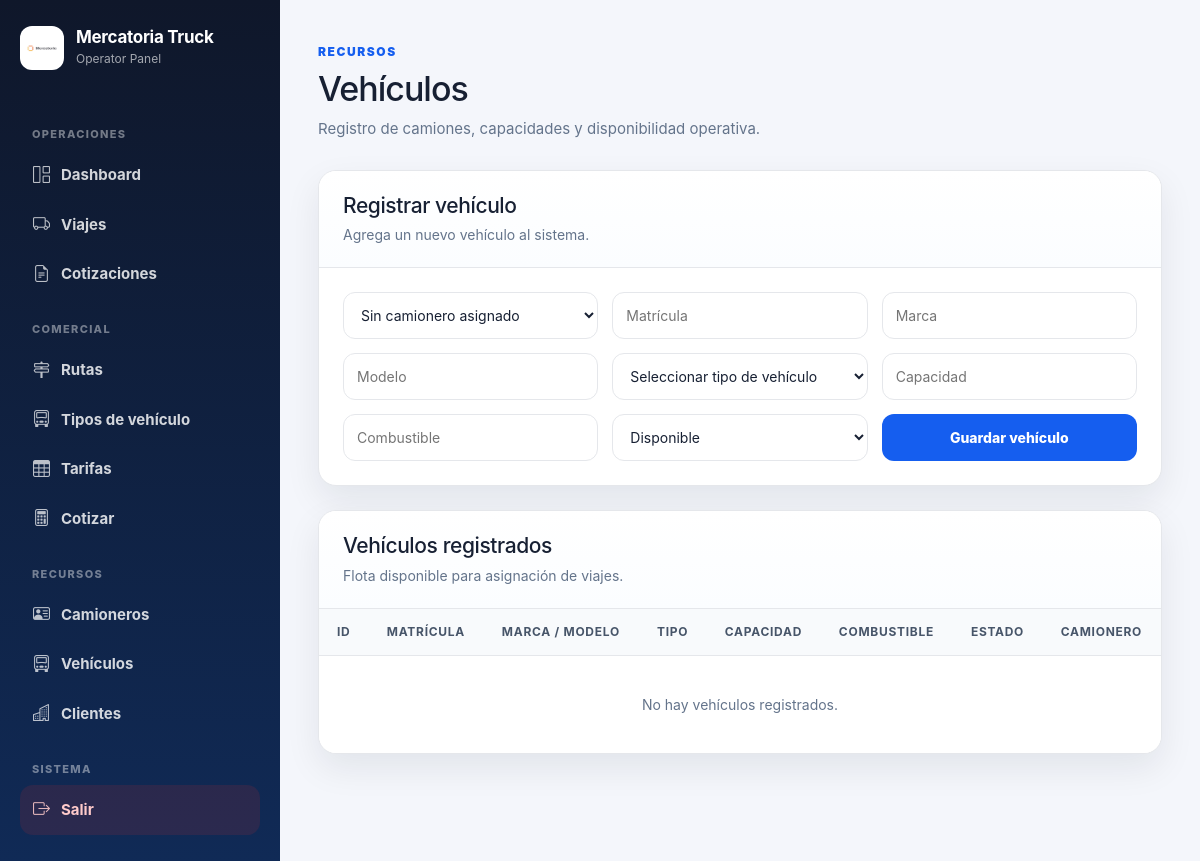
The page /vehiculos on the database as committed earlier.
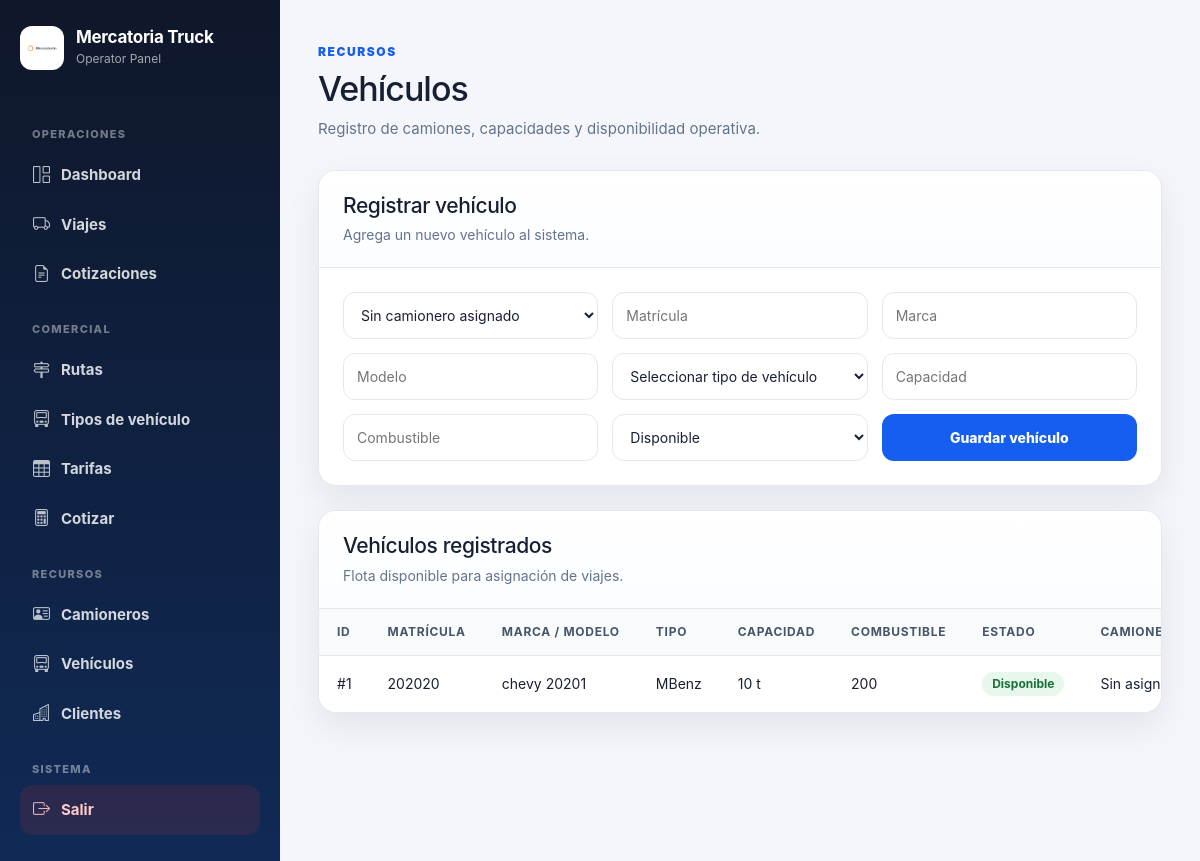
The same page on the database as committed later.
### tables this page shows
CREATE TABLE vehiculos (
        id INTEGER PRIMARY KEY AUTOINCREMENT,
        camionero_id INTEGER,
        matricula TEXT,
        marca TEXT,
        modelo TEXT,
        tipo TEXT,
        capacidad TEXT,
        combustible TEXT,
        estado TEXT DEFAULT 'Disponible',
        activo INTEGER DEFAULT 1,
        fecha_creacion TEXT DEFAULT CURRENT_TIMESTAMP
    , tipo_vehiculo_id INTEGER);

### routes/vehiculos.py (the view, shortened to what this page needs)
@vehiculos_bp.route("/vehiculos", methods=["GET", "POST"])
def vehiculos():
    conexion = conectar()
    cursor = conexion.cursor()
    cursor.execute("""
        SELECT id, nombre
        FROM camioneros
        WHERE activo = 1
        ORDER BY nombre ASC
    """)
    camioneros = cursor.fetchall()
    cursor.execute("""
        SELECT nombre
        FROM tipos_vehiculo
        WHERE activo = 1
        ORDER BY nombre ASC
    """)
    tipos_vehiculo = cursor.fetchall()
    cursor.execute("""
        SELECT
            v.id,
            v.matricula,
            v.marca,
            v.modelo,
            v.tipo,
            v.capacidad,
            v.combustible,
            v.estado,
            c.nombre
        FROM vehiculos v
        LEFT JOIN camioneros c ON c.id = v.camionero_id
        WHERE v.activo = 1
        ORDER BY v.id DESC
    """)
    vehiculos_guardados = cursor.fetchall()
    conexion.close()
    return render_template(
        "vehiculos.html",
        vehiculos=vehiculos_guardados,
        camioneros=camioneros,
        tipos_vehiculo=tipos_vehiculo
    )

### database.py (called while the page is built)
def conectar():
    con = sqlite3.connect(DATABASE_NAME)
    con.row_factory = sqlite3.Row
    return con

### templates/vehiculos.html (shortened to what this page needs)
{% extends "admin/base_admin.html" %}
{% block contenido %}
<div class="page-header">
    <div>
        <span class="eyebrow">Recursos</span>
        <h1>Vehículos</h1>
        <p>Registro de camiones, capacidades y disponibilidad operativa.</p>
    </div>
</div>
<section class="panel">
    <div class="panel-header">
        <div>
            <h2>Registrar vehículo</h2>
            <p>Agrega un nuevo vehículo al sistema.</p>
        </div>
    </div>
    <form method="POST" class="form-grid">
        <select name="camionero_id">
            <option value="">Sin camionero asignado</option>
        </select>
        <input type="text" name="matricula" placeholder="Matrícula" required>
        <input type="text" name="marca" placeholder="Marca">
        <input type="text" name="modelo" placeholder="Modelo">
        <select name="tipo" required>
            <option value="">Seleccionar tipo de vehículo</option>
        </select>
        <input type="text" name="capacidad" placeholder="Capacidad" required>
        <input type="text" name="combustible" placeholder="Combustible" required>
        <select name="estado">
            <option value="Disponible">Disponible</option>
        </select>
        <button type="submit" class="btn-submit">Guardar vehículo</button>
    </form>
</section>
<section class="panel panel-spaced">
    <div class="panel-header">
        <div>
            <h2>Vehículos registrados</h2>
            <p>Flota disponible para asignación de viajes.</p>
        </div>
    </div>
    <div class="table-wrapper">
        <table class="data-table">
            <thead>
                <tr>
                    <th>ID</th>
                    <th>Matrícula</th>
                    <th>Marca / Modelo</th>
                    <th>Tipo</th>
                    <th>Capacidad</th>
                    <th>Combustible</th>
                    <th>Estado</th>
                    <th>Camionero</th>
                </tr>
            </thead>
            <tbody>
                {% for v in vehiculos %}
                <tr>
                    <td>#{{ v[0] }}</td>
                    <td>{{ v[1] }}</td>
                    <td>{{ v[2] }} {{ v[3] }}</td>
                    <td>{{ v[4] }}</td>
                    <td>{{ v[5] }}</td>
                    <td>{{ v[6] }}</td>
                    <td>
                        <span class="badge badge-vehiculo {{ v[7]|lower|replace(' ', '-') }}">
                            {{ v[7] }}
                        </span>
                    </td>
                    <td>{{ v[8] if v[8] else "Sin asignar" }}</td>
                </tr>
                {% else %}
                <tr>
                    <td colspan="8" class="empty-state">No hay vehículos registrados.</td>
                </tr>
                {% endfor %}
            </tbody>
        </table>
    </div>
</section>
{% endblock %}

Rows that differ between the two databases and show on the page:
added vehiculos: id "1", matricula "202020", marca "chevy", modelo "20201", tipo "MBenz", capacidad "10 t", combustible "200", estado "Disponible", v "Sin…"
Other text that changed with them:
text no longer shown: "No hay vehículos registrados."
